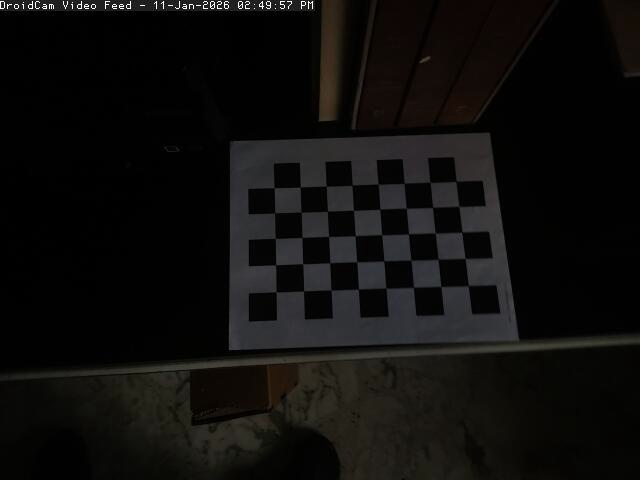
#> input picture resources/calibration/capture_1768164596.jpg, 640 x 480 px, given as the content of the folder resources/calibration/attempt3, which was not available
$ python calibration.py
#> lines starting #> are read from the running program, lines starting #| are printed output that depends on the picture; after the words box and inside, x2 and y2 are one past the last pixel; in counts of white or black regions, pixels touching at a corner belong together; pictures that were not available may be replaced by others from this repository, and a replacement may not be noted
import cv2
import numpy as np
import glob

# — CONFIG —
CHECKERBOARD = (8, 5)           # number of inner corners per row, column
square_size  = 0.03             # actual square size in meters (or any unit)

# termination criteria for corner refinement
criteria = (cv2.TERM_CRITERIA_EPS + cv2.TERM_CRITERIA_MAX_ITER,
            30,   # max iterations
            1e-6) # epsilon

# storage for object points and image points
obj_points = []  # 3D points in real world
img_points = []  # 2D points in image plane

# prepare one pattern of object points, e.g. (0,0,0), (1,0,0), ..., (8,5,0)
objp = np.zeros((CHECKERBOARD[0]*CHECKERBOARD[1], 3), np.float32)
objp[:, :2] = np.mgrid[0:CHECKERBOARD[0], 0:CHECKERBOARD[1]].T.reshape(-1, 2)
objp *= square_size

# — LOAD IMAGES & FIND CORNERS —
images = [img for ext in ['*.jpg', '*.jpeg', '*.png', '*.bmp', '*.tif', '*.tiff']
          for img in glob.glob(rf'resources\calibration\attempt3\{ext}')]

for fname in images:
    try:
        img = cv2.imread(fname)
#> img is the input picture: shape (480, 640, 3); mean B, G, R 12.7, 13.9, 14.9

        # rotate 90
        # img = cv2.rotate(img, cv2.ROTATE_90_CLOCKWISE)

        gray = cv2.cvtColor(img, cv2.COLOR_BGR2GRAY)

        # find checkerboard corners
        ok, corners = cv2.findChessboardCorners(gray, CHECKERBOARD,
                                                cv2.CALIB_CB_ADAPTIVE_THRESH
                                            + cv2.CALIB_CB_NORMALIZE_IMAGE)
#> ok = True; corners = 40 rows, first 8: [468.3, 285.6], [440.9, 286.3], [413.5, 287.3], [385.9, 287.7], [358.2, 289.4], [331.1, 290], [303.5, 291], [275.9, 291.6]
        if not ok:
            print(f"⚠️ Corners not found in {fname}")
            continue

        # refine to subpixel accuracy
        corners_refined = cv2.cornerSubPix(gray, corners, (3,3), (-1,-1), criteria)
#> corners_refined = 40 rows, first 8: [468.4, 285.6], [441, 286.4], [413.4, 287.3], [385.9, 287.9], [358.2, 289.2], [331, 290.1], [303.5, 291], [276, 291.6]

        img_points.append(corners_refined)
        obj_points.append(objp)

        # (optional) draw and display:
        cv2.drawChessboardCorners(img, CHECKERBOARD, corners_refined, ok)
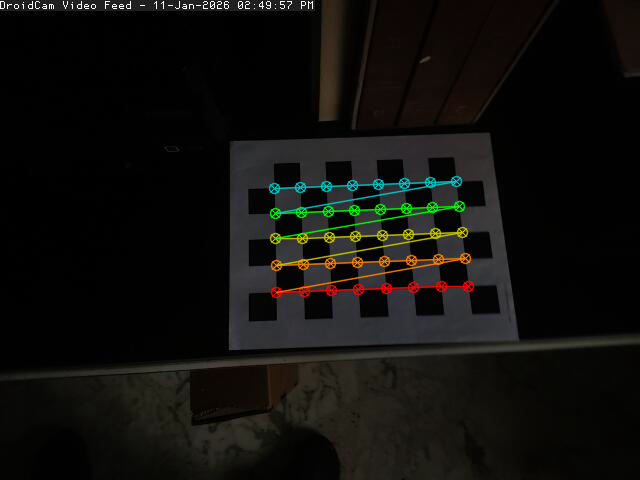
#> img: shape (480, 640, 3); 2.61% of pixels changed, all inside (x1, y1, x2, y2) = (268, 175, 475, 299)
        cv2.imshow('Corners', img)
        cv2.waitKey(10)
    except Exception as e:
        print(f"Error processing {fname}: {e}")

cv2.destroyAllWindows()

# — RUN STANDARD (PINHOLE) CALIBRATION —
N_OK = len(obj_points)
if N_OK < 10:
    print(f"❌ Only {N_OK} valid patterns; need 10–20 good shots.")
    exit()
#> (the program exits here)

$ run again, on resources/calibration/capture_1768164600.jpg
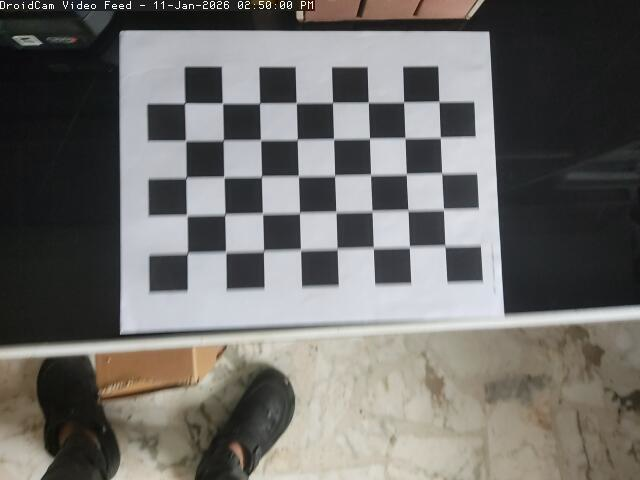
#> input picture resources/calibration/capture_1768164600.jpg, 640 x 480 px, given as the content of the folder resources/calibration/attempt3, which was not available
#> img is the input picture: shape (480, 640, 3); mean B, G, R 106.2, 109, 110.7
#> `gray = cv2.cvtColor(img, cv2.COLOR_BGR2GRAY)`:
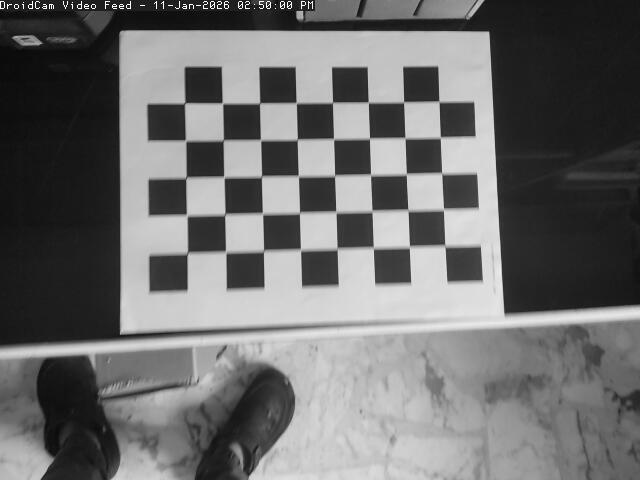
#> gray: shape (480, 640); min 0, max 255, mean 109.1
#> ok = True; corners = 40 rows, first 8: [444.8, 246], [409.3, 246.8], [373.5, 249.6], [337, 248.9], [300.2, 248.6], [263.4, 251.8], [225.3, 250.6], [187.5, 253.1]
#> corners_refined = 40 rows, first 8: [444.7, 245.4], [409.4, 246.8], [373.3, 247.9], [337.2, 248.5], [300.5, 249.5], [263.5, 251], [225.5, 251.7], [187.4, 253]
#> `cv2.drawChessboardCorners(img, CHECKERBOARD, corners_refined, ok)`:
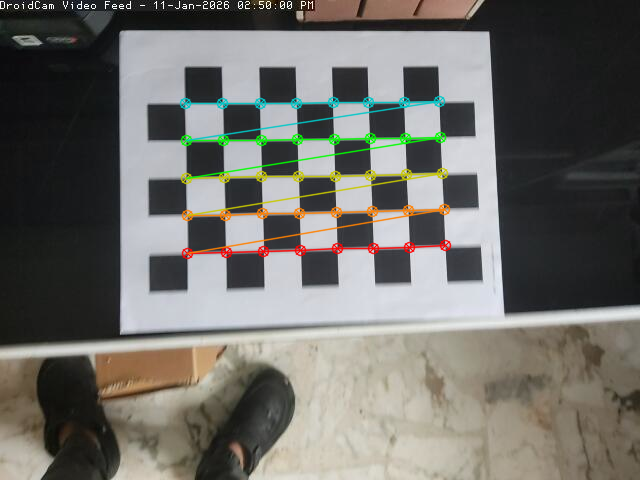
#> img: shape (480, 640, 3); 3.25% of pixels changed, all inside (x1, y1, x2, y2) = (179, 95, 452, 260)

$ run again, on resources/calibration/capture_1768164601.jpg
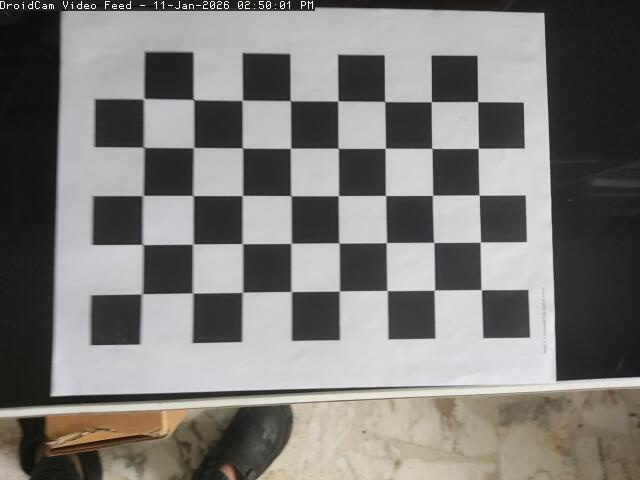
#> input picture resources/calibration/capture_1768164601.jpg, 640 x 480 px, given as the content of the folder resources/calibration/attempt3, which was not available
#> img is the input picture: shape (480, 640, 3); mean B, G, R 120.4, 122.7, 124.7
#> `gray = cv2.cvtColor(img, cv2.COLOR_BGR2GRAY)`:
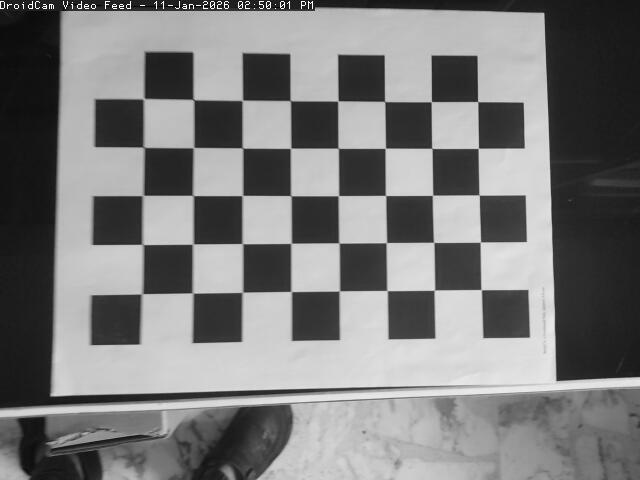
#> gray: shape (480, 640); min 0, max 255, mean 122.9
#> ok = True; corners = 40 rows, first 8: [481.3, 289.8], [434.3, 289.9], [387.1, 290.4], [338.9, 290.5], [291.8, 290.8], [242.5, 292], [192.5, 293], [141.5, 293]
#> corners_refined = 40 rows, first 8: [481.2, 289.7], [434.3, 290.2], [387.1, 290.5], [339.4, 290.8], [291.2, 291.5], [242.5, 292.2], [192.8, 293], [142, 293.7]
#> `cv2.drawChessboardCorners(img, CHECKERBOARD, corners_refined, ok)`:
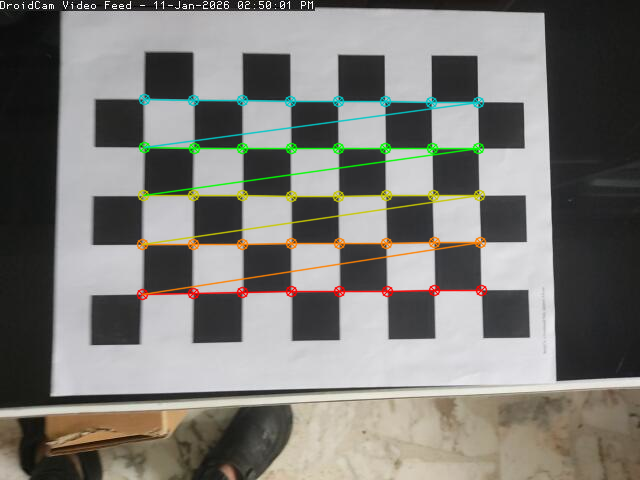
#> img: shape (480, 640, 3); 4% of pixels changed, all inside (x1, y1, x2, y2) = (136, 93, 488, 301)

$ run again, on resources/calibration/capture_1768164602.jpg
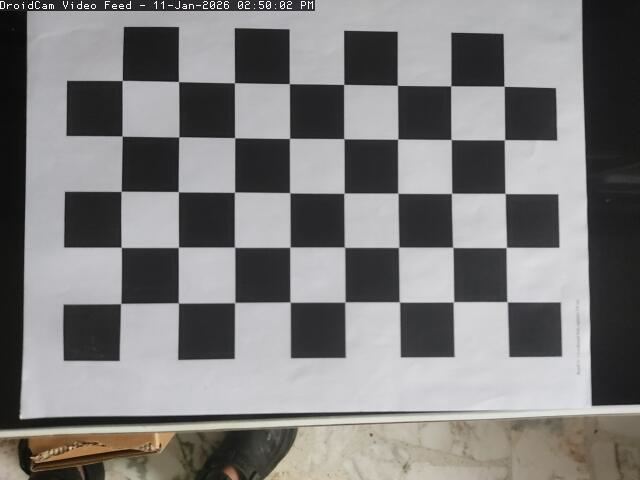
#> input picture resources/calibration/capture_1768164602.jpg, 640 x 480 px, given as the content of the folder resources/calibration/attempt3, which was not available
#> img is the input picture: shape (480, 640, 3); mean B, G, R 125.5, 125.7, 127
#> `gray = cv2.cvtColor(img, cv2.COLOR_BGR2GRAY)`:
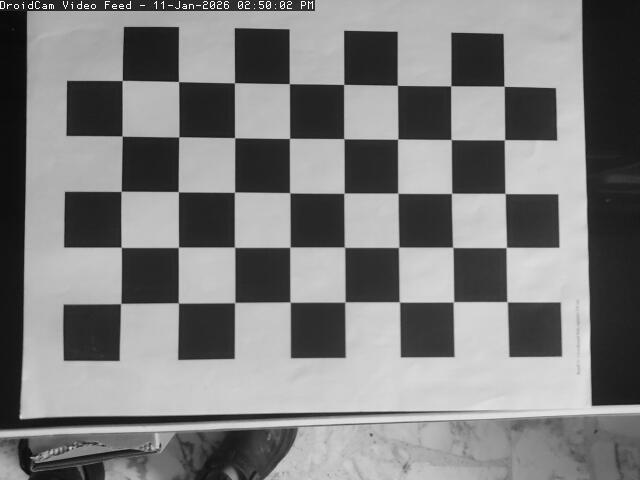
#> gray: shape (480, 640); min 0, max 255, mean 126
#> ok = True; corners = 40 rows, first 8: [507, 301.9], [453.6, 302.1], [399.3, 301.8], [345, 301.7], [290.2, 301.7], [234.8, 302.2], [178.7, 302.4], [121.7, 303.4]
#> corners_refined = 40 rows, first 8: [507.1, 301.7], [453.5, 301.8], [399.3, 301.9], [345, 301.9], [290.2, 302.1], [234.7, 302.5], [178.4, 302.9], [120.7, 303.5]
#> `cv2.drawChessboardCorners(img, CHECKERBOARD, corners_refined, ok)`:
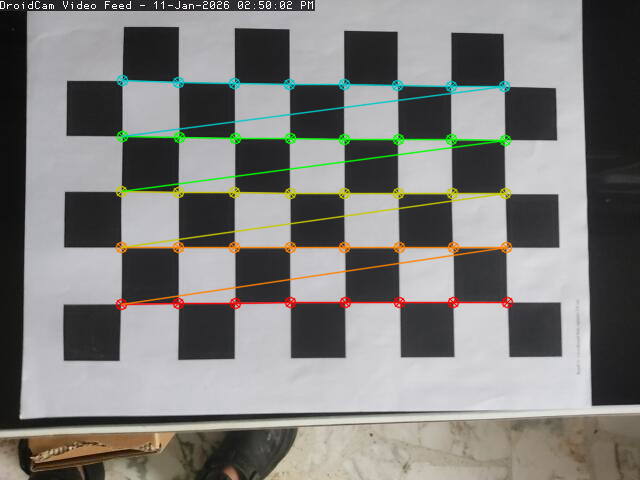
#> img: shape (480, 640, 3); 4.42% of pixels changed, all inside (x1, y1, x2, y2) = (115, 74, 514, 311)
